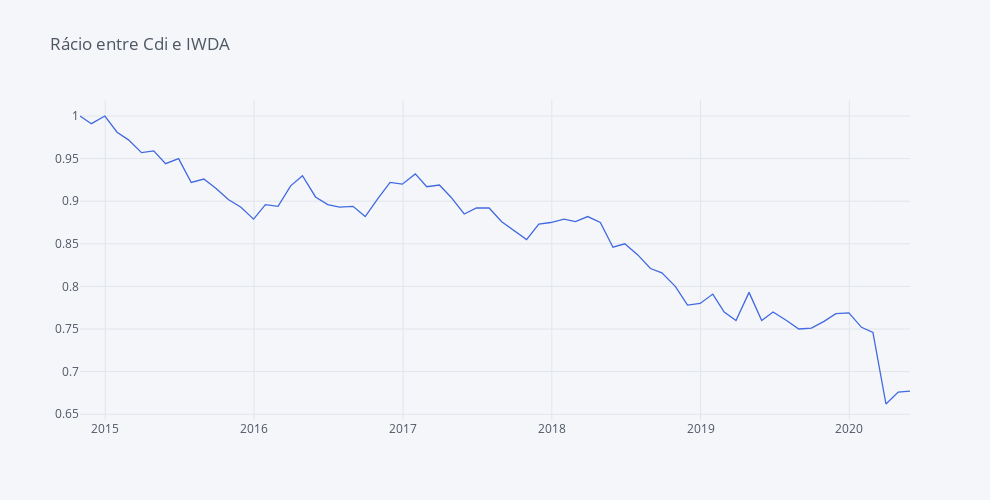

The notebook cell saved with this chart:
### Markdown cell above
##### Valores mais baixo underperformance da casa de investimento face ao IS3S.

### Code cell
round(fundos_norm['Cdi'] / fundos_norm['IWDA'], 3).iplot(yTitle='', title='Rácio entre Cdi e IWDA',  colors=['royalblue', 'orange', 'dimgray'], dimensions = dimensions)

### Figure 1 — Plotly figure (JSON) as saved in the notebook; plotly's stock layout.template omitted (floating-point values rounded to 4 significant figures)
{"data": [{"line": {"color": "rgba(65, 105, 225, 1.0)", "dash": "solid", "shape": "linear", "width": 1.3}, "mode": "lines", "name": "None", "text": "", "type": "scatter", "x": ["2014-10-31", "2014-11-28", "2014-12-31", "2015-01-30", "2015-02-27", "2015-03-31", "2015-04-30", "2015-05-29", "2015-06-30", "2015-07-31", "2015-08-31", "2015-09-30", "2015-10-30", "2015-11-30", "2015-12-31", "2016-01-29", "2016-02-29", "2016-03-31", "2016-04-29", "2016-05-31", "2016-06-30", "2016-07-29", "2016-08-31", "2016-09-30", "2016-10-31", "2016-11-30", "2016-12-30", "2017-01-31", "2017-02-28", "2017-03-31", "2017-04-28", "2017-05-31", "2017-06-30", "2017-07-31", "2017-08-31", "2017-09-29", "2017-10-31", "2017-11-30", "2017-12-29", "2018-01-31", "2018-02-28", "2018-03-30", "2018-04-30", "2018-05-31", "2018-06-29", "2018-07-31", "2018-08-31", "2018-09-28", "2018-10-31", "2018-11-30", "2018-12-31", "2019-01-31", "2019-02-28", "2019-03-29", "2019-04-30", "2019-05-31", "2019-06-28", "2019-07-31", "2019-08-30", "2019-09-30", "2019-10-31", "2019-11-29", "2019-12-31", "2020-01-31", "2020-02-28", "2020-03-31", "2020-04-30", "2020-05-29"], "y": [1, 0.991, 1, 0.981, 0.972, 0.957, 0.959, 0.944, 0.95, 0.922, 0.926, 0.915, 0.902, 0.893, 0.879, 0.896, 0.894, 0.918, 0.93, 0.905, 0.896, 0.893, 0.894, 0.882, 0.903, 0.922, 0.92, 0.932, 0.917, 0.919, 0.905, 0.885, 0.892, 0.892, 0.876, 0.866, 0.855, 0.873, 0.875, 0.879, 0.876, 0.882, 0.875, 0.846, 0.85, 0.837, 0.821, 0.816, 0.8, 0.778, 0.78, 0.791, 0.77, 0.76, 0.793, 0.76, 0.77, 0.76, 0.75, 0.751, 0.759, 0.768, 0.769, 0.752, 0.746, 0.662, 0.676, 0.677]}], "layout": {"height": 500, "legend": {"bgcolor": "#F5F6F9", "font": {"color": "#4D5663"}}, "paper_bgcolor": "#F5F6F9", "plot_bgcolor": "#F5F6F9", "title": {"font": {"color": "#4D5663"}, "text": "Rácio entre Cdi e IWDA"}, "width": 990, "xaxis": {"autorange": true, "gridcolor": "#E1E5ED", "range": ["2014-10-31", "2020-05-29"], "showgrid": true, "tickfont": {"color": "#4D5663"}, "title": {"font": {"color": "#4D5663"}, "text": ""}, "type": "date", "zerolinecolor": "#E1E5ED"}, "yaxis": {"autorange": true, "gridcolor": "#E1E5ED", "range": [0.6432, 1.019], "showgrid": true, "tickfont": {"color": "#4D5663"}, "title": {"font": {"color": "#4D5663"}, "text": ""}, "type": "linear", "zerolinecolor": "#E1E5ED"}}}
